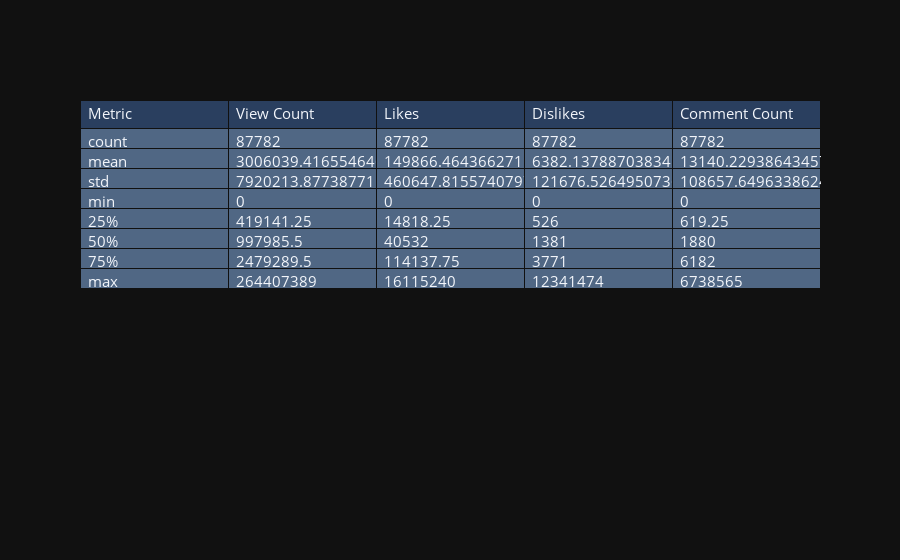

Notebook cell for this chart:
### Markdown cell above
## Statistical Numbers

### Code cell
stats = df.describe().reset_index()
fig = go.Figure(data=[go.Table(
    header=dict(values=list(['Metric', 'View Count', 'Likes', 'Dislikes', 'Comment Count']),
                align='left'),
    cells=dict(values=[stats['index'], stats.view_count, stats.likes, stats.dislikes, stats.comment_count],
               align='left'))
])

fig.update_layout(template='plotly_dark',
                  font=dict(size=15), 
                 )

fig.show();

### Figure 1 — Plotly figure (JSON) as saved in the notebook; plotly's stock layout.template omitted (floating-point values rounded to 4 significant figures)
{"data": [{"cells": {"align": "left", "values": [["count", "mean", "std", "min", "25%", "50%", "75%", "max"], [87782, 3006000.0, 7920000.0, 0, 419100.0, 998000.0, 2479000.0, 264407389], [87782, 149900.0, 460600.0, 0, 14820.0, 40532, 114100.0, 16115240], [87782, 6382.0, 121700.0, 0, 526, 1381, 3771, 12341474], [87782, 13140.0, 108700.0, 0, 619.2, 1880, 6182, 6738565]]}, "header": {"align": "left", "values": ["Metric", "View Count", "Likes", "Dislikes", "Comment Count"]}, "type": "table"}], "layout": {"font": {"size": 15}}}
